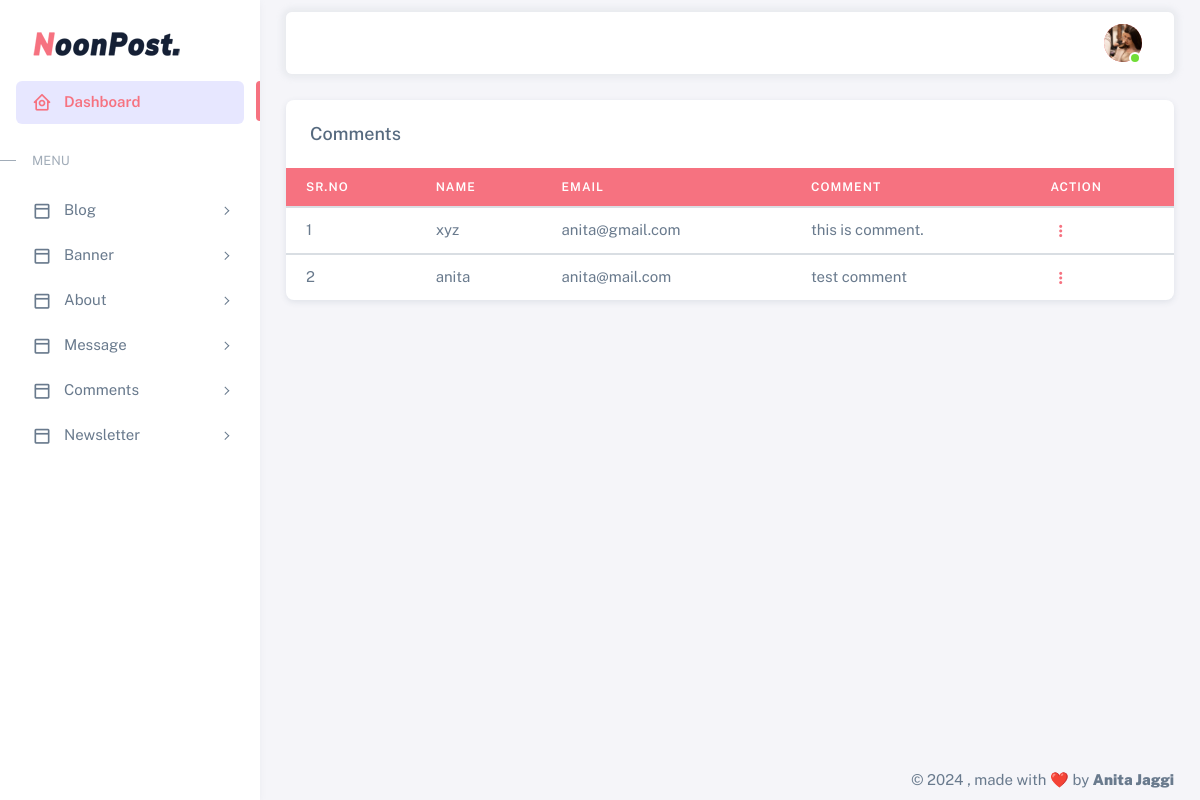
/adm/manage_comment.php (signed in), run on the app's committed database.
### tables this page shows
CREATE TABLE IF NOT EXISTS `comments_tbl` (
  `comment_id` int NOT NULL AUTO_INCREMENT,
  `person_comment` text NOT NULL,
  `blog_id` int NOT NULL,
  `parent_id` int NOT NULL,
  `person_name` varchar(100) NOT NULL,
  `person_email` varchar(100) NOT NULL,
  `status` int NOT NULL DEFAULT '1',
  `created_at` timestamp NOT NULL DEFAULT CURRENT_TIMESTAMP,
  PRIMARY KEY (`comment_id`)
);

### adm/manage_comment.php (the view, shortened to what this page needs)
<?php include_once('header.php') ?>
<div class="content-wrapper">
    <div class="container-xxl flex-grow-1 container-p-y">
        <div class="card">
            <div class="card-header d-flex justify-content-between align-items-center">
                <h5 class="mb-0">Comments</h5>
            </div>
            <div class="table-responsive text-nowrap">
                <table class="table table-hover">
                    <thead>
                        <tr>
                            <th>Sr.No</th>
                            <th>Name</th>
                            <th>Email</th>
                            <th>Comment</th>
                            <th>action</th>
                        </tr>
                    </thead>
                    <?php
                    $fetch_data = mysqli_query($con, "select * from comments_tbl");
                    $x = 1;
                    while ($res = mysqli_fetch_array($fetch_data)) {
                    ?>
                        <tbody class="table-border-bottom-0">
                            <tr>
                                <td><?php echo $x; ?></td>
                                <td><?php echo $res['person_name']; ?></td>
                                <td><?php echo $res['person_email']; ?></td>
                                <td><?php echo $res['person_comment']; ?></td>
                                <td>
                                    <div class="dropdown">
                                        <button type="button" class="btn p-0 dropdown-toggle hide-arrow" data-bs-toggle="dropdown">
                                            <i class="bx bx-dots-vertical-rounded"></i>
                                        </button>
                                    </div>
                                </td>
                            </tr>
                        </tbody>
                    <?php
                        $x++;
                    }
                    ?>
                </table>
            </div>
        </div>
    </div>
</div>
<?php include_once('footer.php'); ?>

### data on the page
comments_tbl: person_name "xyz", person_email "anita@gmail.com", person_comment "this is comment."
comments_tbl: person_name "anita", person_email "anita@mail.com", person_comment "test comment"
